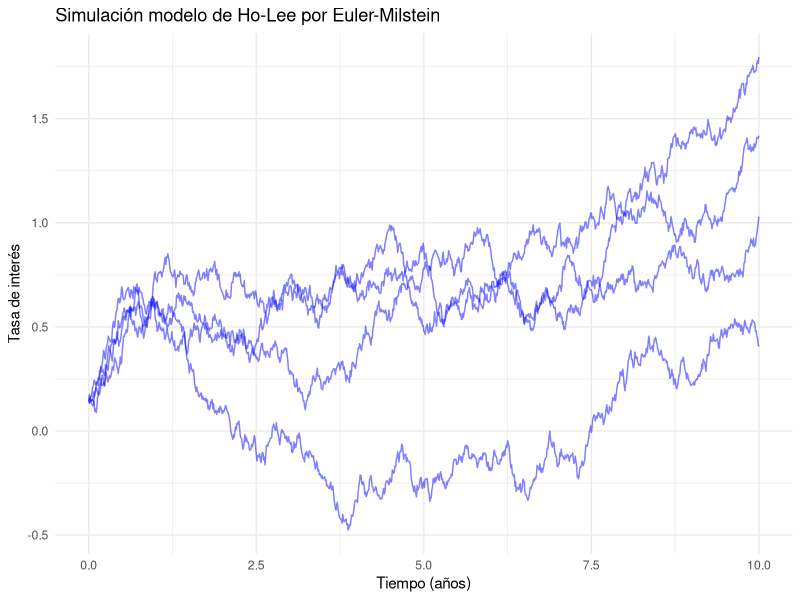

R code for this plot:
library(ggplot2)

# Parámetros del modelo  
sigma <- 0.2  # Volatilidad
T <- 10     # Tiempo al vencimiento (años)
trayectorias <- 4  # Número de trayectorias simuladas
n <- 1000  # Número de pasos de tiempo


SIMULAR_EULER <- function(sigma, T, trayectorias, n){

  # Función para la curva forward
  forward_curve <- function(x) {
    return(0.15+ dgamma(x,3,2))
  }

  #Funcion theta
  dt <- T / n

  theta <- function(t) {
    df_dt <- (forward_curve(t + dt) - forward_curve(t)) / dt
    return(df_dt + 0.5 * sigma^2 * t)
  }
  
  # Simulación de trayectorias
  r <- matrix(0, nrow = trayectorias, ncol = n + 1)
  r[, 1] <- forward_curve(0)
  
  for (j in 1:trayectorias) {
    for (i in 1:n) {
      dr <- theta(i * dt) * dt + sigma * sqrt(dt) * rnorm(1)
      r[j, i + 1] <- r[j, i] + dr
    }
  }
  
  # Gráfico de las trayectorias
  time <- seq(0, T, length.out = n + 1)
  df <- data.frame(time = rep(time, trayectorias), r = c(t(r)))
  p <- ggplot(df, aes(x = time, y = r, group = factor(rep(1:trayectorias, each = n + 1)))) +
    geom_line(color = 'blue', alpha = 0.5) +
    labs(x = "Tiempo (años)", y = "Tasa de interés", title = "Simulación modelo de Ho-Lee por Euler-Milstein") +
    theme_minimal()
  print(p)
  return(df)
}

prueba <- SIMULAR_EULER(sigma, T, trayectorias, n)
